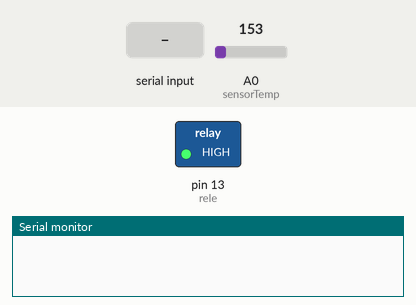
Simulated run of this sketch. Board: Arduino Uno, built with avr-gcc and run on an emulated ATmega328P. Parts: switched loads named in the sketch (green lamp = pin HIGH), the last lines printed to the serial monitor. The inputs (shaded band) are chosen by the test bench; at power-on: A0 (sensorTemp) = 153.

Above: at 1.2 s.
1.3 s: "L\n" received over Serial
At 3.2 s:
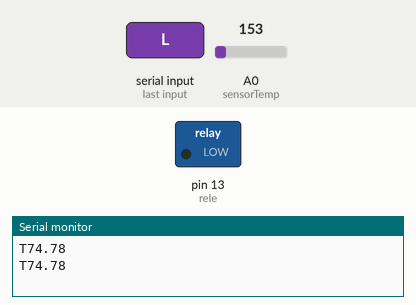
3.5 s: "D\n" received over Serial
At 4.9 s:
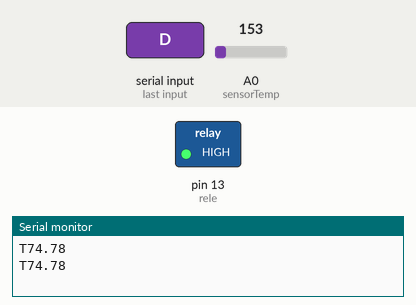
Timing chart, 0 to 6.5 s (numbered marks = the images above; inputs shaded):
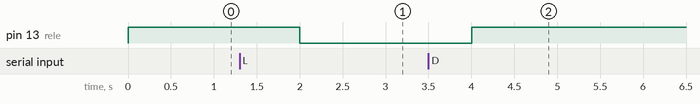

The sketch:

Projeto.ino
```cpp
const int rele = 13; // Porta para o cooler
const int sensorTemp = A0; // Pino do sensor de temperatura
float tempTarget = 25.0; // Temperatura-alvo inicial em graus Celsius

bool programaAtivo = false; // Estado inicial do programa

void setup() {
  Serial.begin(9600);
  pinMode(rele, OUTPUT);
  digitalWrite(rele, HIGH); // Cooler inicialmente desligado (assumindo que HIGH desliga)
}

void loop() {
  // Verifica se há dados disponíveis na porta serial
  if (Serial.available() > 0) {
    String comando = Serial.readStringUntil('\n'); // Lê a linha enviada
    if (comando == "L") {
      programaAtivo = true;
    } else if (comando == "D") {
      programaAtivo = false;
      digitalWrite(rele, HIGH); // Desliga o cooler
    } else {
      // Ajusta a temperatura-alvo com o valor recebido
      tempTarget = comando.toFloat();
    }
  }

  if (programaAtivo) {
    int sensorValor = analogRead(sensorTemp);
    float voltage = sensorValor * (5.0 / 1023.0);
    float temperatureC = voltage * 100.0; // Conversão do valor lido para temperatura

    Serial.print("T"); // Prefixo para identificação no Qt
    Serial.println(temperatureC, 2); // Envia a temperatura atual

    ajusteIntensidade(temperatureC);
  }

  delay(1000); // Delay para estabilização e leitura
}

void ajusteIntensidade(float temperatura) {
  float tempDiferenca = temperatura - tempTarget;

  // Determina o estado do cooler e o brilho do LED baseado na diferença de temperatura
  if (tempDiferenca > 0.5) {
    digitalWrite(rele, LOW); // Liga o cooler se acima da temperatura-alvo
  } else if (tempDiferenca < -0.5) {
    digitalWrite(rele, HIGH); // Desliga o cooler se abaixo da temperatura-alvo
  } else {
    // Temperatura dentro da faixa de tolerância
    digitalWrite(rele, HIGH); // Desliga o cooler
  }
}
```

Measured:
- after the input at 1.3 s, pin 13 (rele): HIGH → LOW after 0.70 s
- after the input at 3.5 s, pin 13 (rele): LOW → HIGH after 0.50 s
